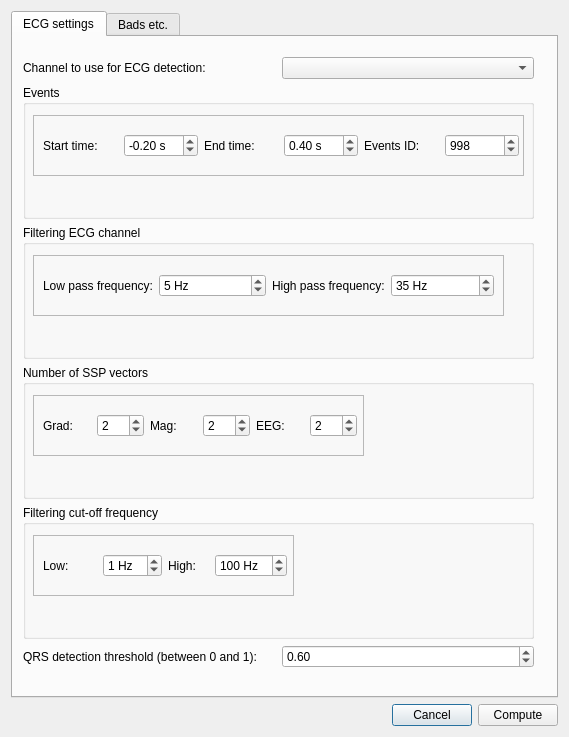
<?xml version="1.0" encoding="UTF-8"?>
<ui version="4.0">
 <class>Dialog</class>
 <widget class="QDialog" name="Dialog">
  <property name="geometry">
   <rect>
    <x>0</x>
    <y>0</y>
    <width>569</width>
    <height>737</height>
   </rect>
  </property>
  <property name="windowTitle">
   <string>Dialog</string>
  </property>
  <layout class="QGridLayout" name="gridLayout">
   <item row="0" column="1">
    <widget class="QTabWidget" name="tabWidgetECGSettings">
     <property name="currentIndex">
      <number>0</number>
     </property>
     <widget class="QWidget" name="tabECG1">
      <attribute name="title">
       <string>ECG settings</string>
      </attribute>
      <widget class="QWidget" name="layoutWidget">
       <property name="geometry">
        <rect>
         <x>10</x>
         <y>20</y>
         <width>511</width>
         <height>611</height>
        </rect>
       </property>
       <layout class="QVBoxLayout" name="verticalLayout_5">
        <item>
         <layout class="QHBoxLayout" name="horizontalLayout_10">
          <item>
           <widget class="QLabel" name="labelECGChannel">
            <property name="text">
             <string>Channel to use for ECG detection:</string>
            </property>
           </widget>
          </item>
          <item>
           <widget class="QComboBox" name="comboBoxECGChannel"/>
          </item>
         </layout>
        </item>
        <item>
         <widget class="QGroupBox" name="groupBoxEvent">
          <property name="title">
           <string>Events</string>
          </property>
          <widget class="QFrame" name="frame">
           <property name="geometry">
            <rect>
             <x>10</x>
             <y>30</y>
             <width>491</width>
             <height>61</height>
            </rect>
           </property>
           <property name="frameShape">
            <enum>QFrame::StyledPanel</enum>
           </property>
           <property name="frameShadow">
            <enum>QFrame::Raised</enum>
           </property>
           <widget class="QWidget" name="horizontalLayoutWidget_8">
            <property name="geometry">
             <rect>
              <x>10</x>
              <y>10</y>
              <width>476</width>
              <height>41</height>
             </rect>
            </property>
            <layout class="QHBoxLayout" name="horizontalLayout_8">
             <item>
              <layout class="QHBoxLayout" name="horizontalLayout">
               <item>
                <widget class="QLabel" name="labelTmin">
                 <property name="text">
                  <string>Start time:</string>
                 </property>
                </widget>
               </item>
               <item>
                <widget class="QDoubleSpinBox" name="doubleSpinBoxTmin">
                 <property name="suffix">
                  <string> s</string>
                 </property>
                 <property name="minimum">
                  <double>-99.989999999999995</double>
                 </property>
                 <property name="singleStep">
                  <double>0.050000000000000</double>
                 </property>
                 <property name="value">
                  <double>-0.200000000000000</double>
                 </property>
                </widget>
               </item>
              </layout>
             </item>
             <item>
              <layout class="QHBoxLayout" name="horizontalLayout_2">
               <item>
                <widget class="QLabel" name="labelTmax">
                 <property name="text">
                  <string>End time:</string>
                 </property>
                </widget>
               </item>
               <item>
                <widget class="QDoubleSpinBox" name="doubleSpinBoxTmax">
                 <property name="suffix">
                  <string> s</string>
                 </property>
                 <property name="minimum">
                  <double>-99.989999999999995</double>
                 </property>
                 <property name="singleStep">
                  <double>0.050000000000000</double>
                 </property>
                 <property name="value">
                  <double>0.400000000000000</double>
                 </property>
                </widget>
               </item>
              </layout>
             </item>
             <item>
              <layout class="QHBoxLayout" name="horizontalLayout_6">
               <item>
                <widget class="QLabel" name="labelEventID">
                 <property name="text">
                  <string>Events ID:</string>
                 </property>
                </widget>
               </item>
               <item>
                <widget class="QSpinBox" name="spinBoxEventsID">
                 <property name="maximum">
                  <number>10000</number>
                 </property>
                 <property name="value">
                  <number>998</number>
                 </property>
                </widget>
               </item>
              </layout>
             </item>
            </layout>
           </widget>
          </widget>
         </widget>
        </item>
        <item>
         <widget class="QGroupBox" name="groupBoxFilteringECG">
          <property name="title">
           <string>Filtering ECG channel</string>
          </property>
          <widget class="QFrame" name="frame_6">
           <property name="geometry">
            <rect>
             <x>10</x>
             <y>30</y>
             <width>471</width>
             <height>61</height>
            </rect>
           </property>
           <property name="frameShape">
            <enum>QFrame::StyledPanel</enum>
           </property>
           <property name="frameShadow">
            <enum>QFrame::Raised</enum>
           </property>
           <widget class="QWidget" name="horizontalLayoutWidget_20">
            <property name="geometry">
             <rect>
              <x>10</x>
              <y>10</y>
              <width>451</width>
              <height>41</height>
             </rect>
            </property>
            <layout class="QHBoxLayout" name="horizontalLayout_18">
             <item>
              <layout class="QHBoxLayout" name="horizontalLayout_23">
               <item>
                <widget class="QLabel" name="labelLowPass">
                 <property name="text">
                  <string>Low pass frequency:</string>
                 </property>
                </widget>
               </item>
               <item>
                <widget class="QSpinBox" name="spinBoxLowPass">
                 <property name="suffix">
                  <string> Hz</string>
                 </property>
                 <property name="value">
                  <number>5</number>
                 </property>
                </widget>
               </item>
              </layout>
             </item>
             <item>
              <layout class="QHBoxLayout" name="horizontalLayout_24">
               <item>
                <widget class="QLabel" name="labelHighPass">
                 <property name="text">
                  <string>High pass frequency:</string>
                 </property>
                </widget>
               </item>
               <item>
                <widget class="QSpinBox" name="spinBoxHighPass">
                 <property name="suffix">
                  <string> Hz</string>
                 </property>
                 <property name="maximum">
                  <number>1000</number>
                 </property>
                 <property name="value">
                  <number>35</number>
                 </property>
                </widget>
               </item>
              </layout>
             </item>
            </layout>
           </widget>
          </widget>
         </widget>
        </item>
        <item>
         <widget class="QGroupBox" name="groupBoxSSP">
          <property name="title">
           <string>Number of SSP vectors</string>
          </property>
          <widget class="QFrame" name="frame_2">
           <property name="geometry">
            <rect>
             <x>10</x>
             <y>30</y>
             <width>331</width>
             <height>61</height>
            </rect>
           </property>
           <property name="frameShape">
            <enum>QFrame::StyledPanel</enum>
           </property>
           <property name="frameShadow">
            <enum>QFrame::Raised</enum>
           </property>
           <widget class="QWidget" name="horizontalLayoutWidget_9">
            <property name="geometry">
             <rect>
              <x>10</x>
              <y>10</y>
              <width>314</width>
              <height>41</height>
             </rect>
            </property>
            <layout class="QHBoxLayout" name="horizontalLayout_9">
             <item>
              <layout class="QHBoxLayout" name="horizontalLayout_3">
               <item>
                <widget class="QLabel" name="labelGrad">
                 <property name="text">
                  <string>Grad:</string>
                 </property>
                </widget>
               </item>
               <item>
                <widget class="QSpinBox" name="spinBoxGrad">
                 <property name="value">
                  <number>2</number>
                 </property>
                </widget>
               </item>
              </layout>
             </item>
             <item>
              <layout class="QHBoxLayout" name="horizontalLayout_4">
               <item>
                <widget class="QLabel" name="labelMag">
                 <property name="text">
                  <string>Mag:</string>
                 </property>
                </widget>
               </item>
               <item>
                <widget class="QSpinBox" name="spinBoxMag">
                 <property name="value">
                  <number>2</number>
                 </property>
                </widget>
               </item>
              </layout>
             </item>
             <item>
              <layout class="QHBoxLayout" name="horizontalLayout_5">
               <item>
                <widget class="QLabel" name="labelEeg">
                 <property name="text">
                  <string>EEG:</string>
                 </property>
                </widget>
               </item>
               <item>
                <widget class="QSpinBox" name="spinBoxEeg">
                 <property name="value">
                  <number>2</number>
                 </property>
                </widget>
               </item>
              </layout>
             </item>
            </layout>
           </widget>
          </widget>
         </widget>
        </item>
        <item>
         <widget class="QGroupBox" name="groupBoxFilter">
          <property name="title">
           <string>Filtering cut-off frequency</string>
          </property>
          <widget class="QFrame" name="frame_7">
           <property name="geometry">
            <rect>
             <x>10</x>
             <y>30</y>
             <width>261</width>
             <height>61</height>
            </rect>
           </property>
           <property name="frameShape">
            <enum>QFrame::StyledPanel</enum>
           </property>
           <property name="frameShadow">
            <enum>QFrame::Raised</enum>
           </property>
           <widget class="QWidget" name="horizontalLayoutWidget_19">
            <property name="geometry">
             <rect>
              <x>10</x>
              <y>10</y>
              <width>244</width>
              <height>41</height>
             </rect>
            </property>
            <layout class="QHBoxLayout" name="horizontalLayout_25">
             <item>
              <layout class="QHBoxLayout" name="horizontalLayout_26">
               <item>
                <widget class="QLabel" name="labelLow">
                 <property name="text">
                  <string>Low:</string>
                 </property>
                </widget>
               </item>
               <item>
                <widget class="QSpinBox" name="spinBoxLow">
                 <property name="suffix">
                  <string> Hz</string>
                 </property>
                 <property name="value">
                  <number>1</number>
                 </property>
                </widget>
               </item>
              </layout>
             </item>
             <item>
              <layout class="QHBoxLayout" name="horizontalLayout_27">
               <item>
                <widget class="QLabel" name="labelHigh">
                 <property name="text">
                  <string>High:</string>
                 </property>
                </widget>
               </item>
               <item>
                <widget class="QSpinBox" name="spinBoxHigh">
                 <property name="suffix">
                  <string> Hz</string>
                 </property>
                 <property name="maximum">
                  <number>1000</number>
                 </property>
                 <property name="value">
                  <number>100</number>
                 </property>
                </widget>
               </item>
              </layout>
             </item>
            </layout>
           </widget>
          </widget>
         </widget>
        </item>
        <item>
         <layout class="QHBoxLayout" name="horizontalLayout_17">
          <item>
           <widget class="QLabel" name="label">
            <property name="text">
             <string>QRS detection threshold (between 0 and 1):</string>
            </property>
           </widget>
          </item>
          <item>
           <widget class="QDoubleSpinBox" name="doubleSpinBoxQrs">
            <property name="maximum">
             <double>1.000000000000000</double>
            </property>
            <property name="singleStep">
             <double>0.100000000000000</double>
            </property>
            <property name="value">
             <double>0.600000000000000</double>
            </property>
           </widget>
          </item>
         </layout>
        </item>
       </layout>
      </widget>
     </widget>
     <widget class="QWidget" name="tabECG2">
      <attribute name="title">
       <string>Bads etc.</string>
      </attribute>
      <widget class="QWidget" name="horizontalLayoutWidget_17">
       <property name="geometry">
        <rect>
         <x>10</x>
         <y>60</y>
         <width>351</width>
         <height>41</height>
        </rect>
       </property>
       <layout class="QHBoxLayout" name="horizontalLayout_21">
        <item>
         <widget class="QLabel" name="labelStart1">
          <property name="text">
           <string>Start artifact detection after</string>
          </property>
         </widget>
        </item>
        <item>
         <widget class="QSpinBox" name="spinBoxStart"/>
        </item>
        <item>
         <widget class="QLabel" name="labelStart2">
          <property name="text">
           <string>seconds.</string>
          </property>
         </widget>
        </item>
       </layout>
      </widget>
      <widget class="QWidget" name="horizontalLayoutWidget">
       <property name="geometry">
        <rect>
         <x>10</x>
         <y>160</y>
         <width>281</width>
         <height>41</height>
        </rect>
       </property>
       <layout class="QHBoxLayout" name="horizontalLayout_7">
        <item>
         <widget class="QLabel" name="labelJobs">
          <property name="text">
           <string>Number of jobs to run in parallel:</string>
          </property>
         </widget>
        </item>
        <item>
         <widget class="QSpinBox" name="spinBoxJobs">
          <property name="value">
           <number>1</number>
          </property>
         </widget>
        </item>
       </layout>
      </widget>
      <widget class="QWidget" name="layoutWidget">
       <property name="geometry">
        <rect>
         <x>10</x>
         <y>110</y>
         <width>308</width>
         <height>41</height>
        </rect>
       </property>
       <layout class="QHBoxLayout" name="horizontalLayout_22">
        <item>
         <widget class="QLabel" name="labelTaps">
          <property name="text">
           <string>Number of taps to use for filtering:</string>
          </property>
         </widget>
        </item>
        <item>
         <widget class="QSpinBox" name="spinBoxTaps">
          <property name="maximum">
           <number>10000</number>
          </property>
          <property name="value">
           <number>2048</number>
          </property>
         </widget>
        </item>
       </layout>
      </widget>
      <widget class="QWidget" name="verticalLayoutWidget">
       <property name="geometry">
        <rect>
         <x>10</x>
         <y>250</y>
         <width>371</width>
         <height>111</height>
        </rect>
       </property>
       <layout class="QVBoxLayout" name="verticalLayout">
        <item>
         <widget class="QCheckBox" name="checkBoxEEGProj">
          <property name="text">
           <string>Add EEG average reference proj.</string>
          </property>
         </widget>
        </item>
        <item>
         <widget class="QCheckBox" name="checkBoxSSPProj">
          <property name="text">
           <string>Exclude the SSP projectors currently in the fiff file</string>
          </property>
          <property name="checked">
           <bool>true</bool>
          </property>
         </widget>
        </item>
        <item>
         <widget class="QCheckBox" name="checkBoxSSPCompute">
          <property name="text">
           <string>Compute SSP after averaging</string>
          </property>
         </widget>
        </item>
       </layout>
      </widget>
      <widget class="QWidget" name="layoutWidget_2">
       <property name="geometry">
        <rect>
         <x>10</x>
         <y>10</y>
         <width>531</width>
         <height>41</height>
        </rect>
       </property>
       <layout class="QHBoxLayout" name="horizontalLayout_29">
        <item>
         <widget class="QLabel" name="labelBad">
          <property name="text">
           <string>Bad channels (eg. MEG 2443, MEG 1531):</string>
          </property>
         </widget>
        </item>
        <item>
         <widget class="QLineEdit" name="lineEditBad"/>
        </item>
       </layout>
      </widget>
      <widget class="QGroupBox" name="groupBox">
       <property name="geometry">
        <rect>
         <x>10</x>
         <y>400</y>
         <width>491</width>
         <height>161</height>
        </rect>
       </property>
       <property name="title">
        <string>Epoch rejection</string>
       </property>
       <widget class="QFrame" name="frameEpochRejection">
        <property name="enabled">
         <bool>true</bool>
        </property>
        <property name="geometry">
         <rect>
          <x>10</x>
          <y>30</y>
          <width>461</width>
          <height>111</height>
         </rect>
        </property>
        <property name="frameShape">
         <enum>QFrame::StyledPanel</enum>
        </property>
        <property name="frameShadow">
         <enum>QFrame::Raised</enum>
        </property>
        <widget class="QWidget" name="horizontalLayoutWidget_4">
         <property name="geometry">
          <rect>
           <x>10</x>
           <y>10</y>
           <width>441</width>
           <height>91</height>
          </rect>
         </property>
         <layout class="QHBoxLayout" name="horizontalLayout_12">
          <item>
           <layout class="QVBoxLayout" name="verticalLayout_2">
            <item>
             <layout class="QHBoxLayout" name="horizontalLayout_14">
              <item>
               <widget class="QLabel" name="labelGradReject">
                <property name="text">
                 <string>Grad:</string>
                </property>
               </widget>
              </item>
              <item>
               <widget class="QDoubleSpinBox" name="doubleSpinBoxGradReject">
                <property name="suffix">
                 <string> fT/cm</string>
                </property>
                <property name="maximum">
                 <double>1000000000.000000000000000</double>
                </property>
                <property name="value">
                 <double>3000.000000000000000</double>
                </property>
               </widget>
              </item>
             </layout>
            </item>
            <item>
             <layout class="QHBoxLayout" name="horizontalLayout_11">
              <item>
               <widget class="QLabel" name="labelEegReject">
                <property name="text">
                 <string>EEG:</string>
                </property>
               </widget>
              </item>
              <item>
               <widget class="QDoubleSpinBox" name="doubleSpinBoxEEGReject">
                <property name="suffix">
                 <string> uV</string>
                </property>
                <property name="maximum">
                 <double>1000000000.000000000000000</double>
                </property>
                <property name="value">
                 <double>100.000000000000000</double>
                </property>
               </widget>
              </item>
             </layout>
            </item>
           </layout>
          </item>
          <item>
           <layout class="QVBoxLayout" name="verticalLayout_3">
            <item>
             <layout class="QHBoxLayout" name="horizontalLayout_13">
              <item>
               <widget class="QLabel" name="labelMagReject">
                <property name="text">
                 <string>Mag:</string>
                </property>
               </widget>
              </item>
              <item>
               <widget class="QDoubleSpinBox" name="doubleSpinBoxMagReject">
                <property name="suffix">
                 <string> fT</string>
                </property>
                <property name="maximum">
                 <double>1000000000.000000000000000</double>
                </property>
                <property name="value">
                 <double>4000.000000000000000</double>
                </property>
               </widget>
              </item>
             </layout>
            </item>
            <item>
             <layout class="QHBoxLayout" name="horizontalLayout_15">
              <item>
               <widget class="QLabel" name="labelEOGReject">
                <property name="text">
                 <string>EOG:</string>
                </property>
               </widget>
              </item>
              <item>
               <widget class="QDoubleSpinBox" name="doubleSpinBoxEOGReject">
                <property name="suffix">
                 <string> uV</string>
                </property>
                <property name="maximum">
                 <double>1000000000.000000000000000</double>
                </property>
                <property name="value">
                 <double>250.000000000000000</double>
                </property>
               </widget>
              </item>
             </layout>
            </item>
           </layout>
          </item>
         </layout>
        </widget>
       </widget>
      </widget>
     </widget>
    </widget>
   </item>
   <item row="1" column="1">
    <layout class="QHBoxLayout" name="horizontalLayout_16">
     <item>
      <spacer name="horizontalSpacer">
       <property name="orientation">
        <enum>Qt::Horizontal</enum>
       </property>
       <property name="sizeHint" stdset="0">
        <size>
         <width>40</width>
         <height>20</height>
        </size>
       </property>
      </spacer>
     </item>
     <item>
      <widget class="QPushButton" name="pushButtonCancel">
       <property name="text">
        <string>Cancel</string>
       </property>
      </widget>
     </item>
     <item>
      <widget class="QPushButton" name="pushButtonCompute">
       <property name="sizePolicy">
        <sizepolicy hsizetype="Minimum" vsizetype="Fixed">
         <horstretch>0</horstretch>
         <verstretch>0</verstretch>
        </sizepolicy>
       </property>
       <property name="text">
        <string>Compute</string>
       </property>
      </widget>
     </item>
    </layout>
   </item>
  </layout>
 </widget>
 <tabstops>
  <tabstop>comboBoxECGChannel</tabstop>
  <tabstop>doubleSpinBoxTmin</tabstop>
  <tabstop>doubleSpinBoxTmax</tabstop>
  <tabstop>spinBoxEventsID</tabstop>
  <tabstop>spinBoxLowPass</tabstop>
  <tabstop>spinBoxHighPass</tabstop>
  <tabstop>spinBoxGrad</tabstop>
  <tabstop>spinBoxMag</tabstop>
  <tabstop>spinBoxEeg</tabstop>
  <tabstop>spinBoxLow</tabstop>
  <tabstop>spinBoxHigh</tabstop>
  <tabstop>tabWidgetECGSettings</tabstop>
  <tabstop>lineEditBad</tabstop>
  <tabstop>spinBoxStart</tabstop>
  <tabstop>spinBoxTaps</tabstop>
  <tabstop>spinBoxJobs</tabstop>
  <tabstop>checkBoxEEGProj</tabstop>
  <tabstop>checkBoxSSPProj</tabstop>
  <tabstop>checkBoxSSPCompute</tabstop>
  <tabstop>doubleSpinBoxGradReject</tabstop>
  <tabstop>doubleSpinBoxMagReject</tabstop>
  <tabstop>doubleSpinBoxEEGReject</tabstop>
  <tabstop>doubleSpinBoxEOGReject</tabstop>
  <tabstop>doubleSpinBoxQrs</tabstop>
  <tabstop>pushButtonCancel</tabstop>
  <tabstop>pushButtonCompute</tabstop>
 </tabstops>
 <resources/>
 <connections>
  <connection>
   <sender>pushButtonCompute</sender>
   <signal>clicked(bool)</signal>
   <receiver>Dialog</receiver>
   <slot>accept()</slot>
   <hints>
    <hint type="sourcelabel">
     <x>562</x>
     <y>736</y>
    </hint>
    <hint type="destinationlabel">
     <x>356</x>
     <y>5</y>
    </hint>
   </hints>
  </connection>
  <connection>
   <sender>pushButtonCancel</sender>
   <signal>clicked()</signal>
   <receiver>Dialog</receiver>
   <slot>reject()</slot>
   <hints>
    <hint type="sourcelabel">
     <x>471</x>
     <y>736</y>
    </hint>
    <hint type="destinationlabel">
     <x>277</x>
     <y>7</y>
    </hint>
   </hints>
  </connection>
 </connections>
</ui>
